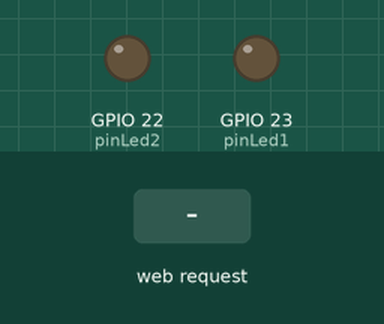
Simulated run of this sketch. Board: ESP32. Parts: output pins drawn as LEDs (lit = HIGH). The inputs (shaded band) are chosen by the test bench. WiFi joins after 1.5 s; servers stay silent unless stated; what the sketch prints to the serial monitor is not drawn.

Above: at 2.7 s.
2.8 s: HTTP request GET /todo received
At 4.0 s:
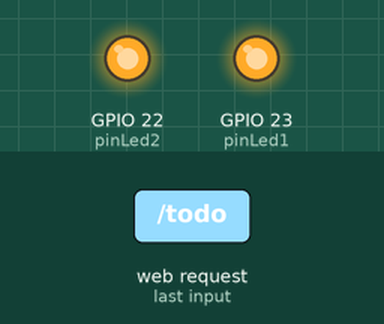
4.3 s: HTTP request GET /uno received
At 5.4 s:
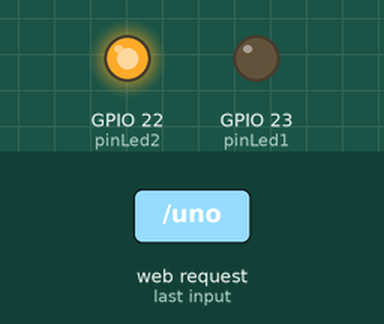
5.8 s: HTTP request GET /dos received
At 6.5 s:
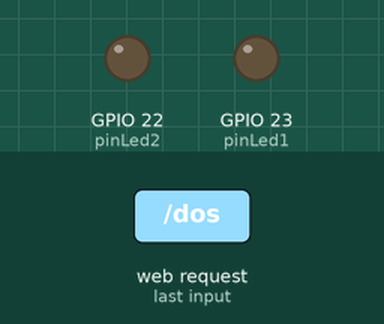
7.3 s: HTTP request GET /uno received
At 7.6 s:
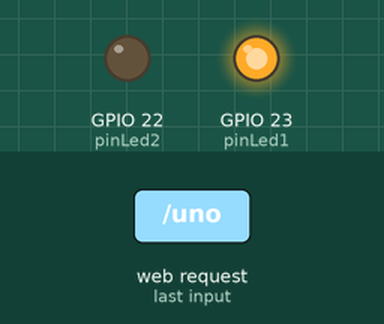
Timing chart, 0 to 9.8 s (numbered marks = the images above; inputs shaded):
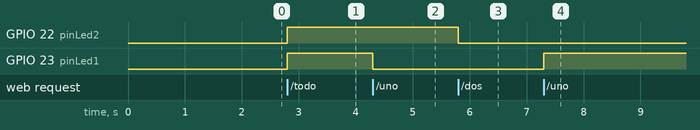

The sketch:

Pagina_luces_prueba_propia.ino
```cpp
#include <WiFi.h>
#include <WebServer.h>

const char* ssid = "";
const char* password = "";

const int pinLed1 = 23;
const int pinLed2 = 22;

WebServer server(80);

bool estadoLed1 = false;
bool estadoLed2 = false;

bool estadoGeneral() {
  return estadoLed1 && estadoLed2;
}
void manejarTodo() {
  bool nuevaData = !estadoGeneral();
  estadoLed1 = nuevaData;
  estadoLed2 = nuevaData;
  digitalWrite(pinLed1, estadoLed1);
  digitalWrite(pinLed2, estadoLed2);
  server.send(200, "text/plain", nuevaData ? "Estan encendidos" : "Estan apagados");
}
void manejarLed1() {
  estadoLed1 = !estadoLed1;
  digitalWrite(pinLed1, estadoLed1);
  server.send(200, "text/plain", estadoLed1 ? "Esta encendido n°1" : "Esta apagado n°1");
}
void manejarLed2() {
  estadoLed2 = !estadoLed2;
  digitalWrite(pinLed2, estadoLed2);
  server.send(200, "text/plain", estadoLed2 ? "Esta encendido n°2" : "Esta encendido n°2");
}
void manejarEstado(){
  String json = "{";
  json += "\"general\":\"" + String(estadoGeneral() ? "Estan encendidos" : "Estan apagados") + "\",";
  json += "\"led1\":\"" + String(estadoLed1 ? "Esta encendido n°1" : "Esta apagado n°1") + "\",";
  json += "\"led2\":\"" + String(estadoLed2 ? "Esta encendido n°2" : "Esta apagado n°2") + "\"";
  json += "}";
  server.send(200,"application/json",json);
}
void manejarRoot() {
  String html = R"rawliteral(
  <!DOCTYPE html>
  <html>
  <head>
  <meta charset="UTF-8">
  <title>Prueba Propia</title>
  </head>
  <body>

  <h2>Lucesitas</h2>

  <p><b>Todo:</b> <span id="estadoGeneral">Desconocido</span></p>
  <button onclick="ControlarTodo()">Encender/Apagar Todo</button><br>

  <p><b>Led 1:</b> <span id="estadoLed1">Desconocido</span></p>
  <button onclick="ControlarLed1()">Encender/Apagar Led1</button><br>

  <p><b>Led 2:</b> <span id="estadoLed2">Desconocido</span></p>
  <button onclick="ControlarLed2()">Encender/Apagar Led2</button><br>

  <script>
  function ControlarTodo(){
    fetch("/todo")
      .then(res => res.text())
      .then(data => {
        document.getElementById("estadoGeneral").innerText = data;
        ActualizarTodosLosElementos();
      });
  }
  function ControlarLed1(){
    fetch("/uno")
      .then(res => res.text())
      .then(data => {
        document.getElementById("estadoLed1").innerText = data;
        ActualizarTodosLosElementos();
      });
    }
    function ControlarLed2(){
      fetch("/dos")
        .then(res => res.text())
        .then(data => {
          document.getElementById("estadoLed2").innerText = data;
          ActualizarTodosLosElementos();
        });
    }
    function ActualizarTodosLosElementos(){
      fetch("/estado")
        .then(res => res.json())
        .then(data => {
          document.getElementById("estadoGeneral").innerText = data.general;
          document.getElementById("estadoLed1").innerText = data.led1;
          document.getElementById("estadoLed2").innerText = data.led2;
        });
    }
    ActualizarTodosLosElementos();
   </script>
   </body>
   </html>
   )rawliteral";

  server.send(200, "text/html", html);
}


void setup() {
  // put your setup code here, to run once:
  Serial.begin(115200);
  pinMode(pinLed1,OUTPUT);
  pinMode(pinLed2,OUTPUT);

  digitalWrite(pinLed1,LOW);
  digitalWrite(pinLed2,LOW);
  WiFi.begin(ssid,password);
  while (WiFi.status() != WL_CONNECTED){
    Serial.print(".");
    delay(500);
  }
  Serial.println("Conexion Exitosa :) ");
  Serial.println(WiFi.macAddress());
  Serial.println(WiFi.localIP());

  server.on("/",manejarRoot);
  server.on("/todo",manejarTodo);
  server.on("/uno",manejarLed1);
  server.on("/dos",manejarLed2);
  server.on("/estado",manejarEstado);
  server.begin();
  Serial.println("Servidor Listo");
}

void loop() {
  // put your main code here, to run repeatedly:
 server.handleClient();
}
```

Measured:
- after the input at 2.8 s, GPIO 22 (pinLed2), GPIO 23 (pinLed1): LOW → HIGH at once
- after the input at 4.3 s, GPIO 23 (pinLed1): HIGH → LOW at once
- after the input at 5.8 s, GPIO 22 (pinLed2): HIGH → LOW at once
- after the input at 7.3 s, GPIO 23 (pinLed1): LOW → HIGH at once
